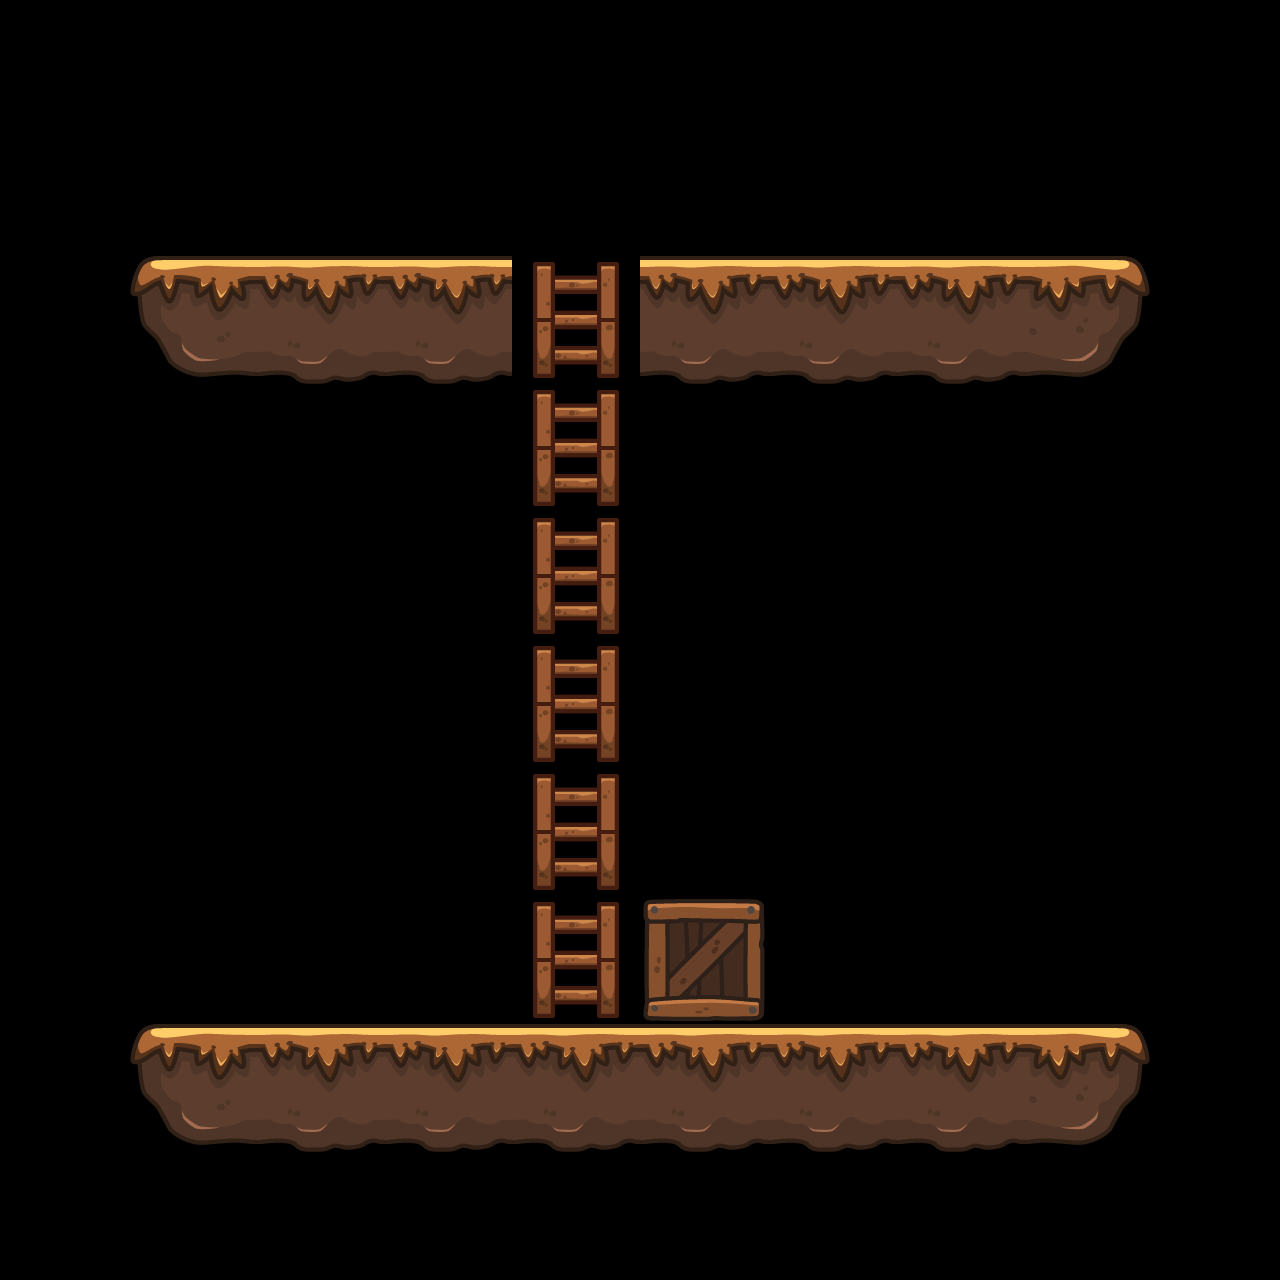

A 2D game scene composited from a Tiled map and its tileset images. What follows is a short description and the map's XML, with every tile layer's data as written:
An orthogonal 10x10 tile map with 128x128 px tiles, 1 tile layer (Tile Layer 1).

<map version="1.10" tiledversion="1.11.2" orientation="orthogonal" renderorder="right-down" width="10" height="10" tilewidth="128" tileheight="128" infinite="0" nextlayerid="2" nextobjectid="1">
 <tileset firstgid="1" source="capybara-conquest-tiles.tsx" />
 <layer id="1" name="Tile Layer 1" width="10" height="10">
  <data encoding="csv">
0,0,0,0,0,0,0,0,0,0,
0,0,0,0,0,0,0,0,0,0,
0,15,16,16,26,16,16,16,17,0,
0,0,0,0,26,0,0,0,0,0,
0,0,0,0,26,0,0,0,0,0,
0,0,0,0,26,0,0,0,0,0,
0,0,0,0,26,0,0,0,0,0,
0,0,0,0,26,30,0,0,0,0,
0,15,16,16,16,16,16,16,17,0,
0,0,0,0,0,0,0,0,0,0
</data>
 </layer>
</map>
